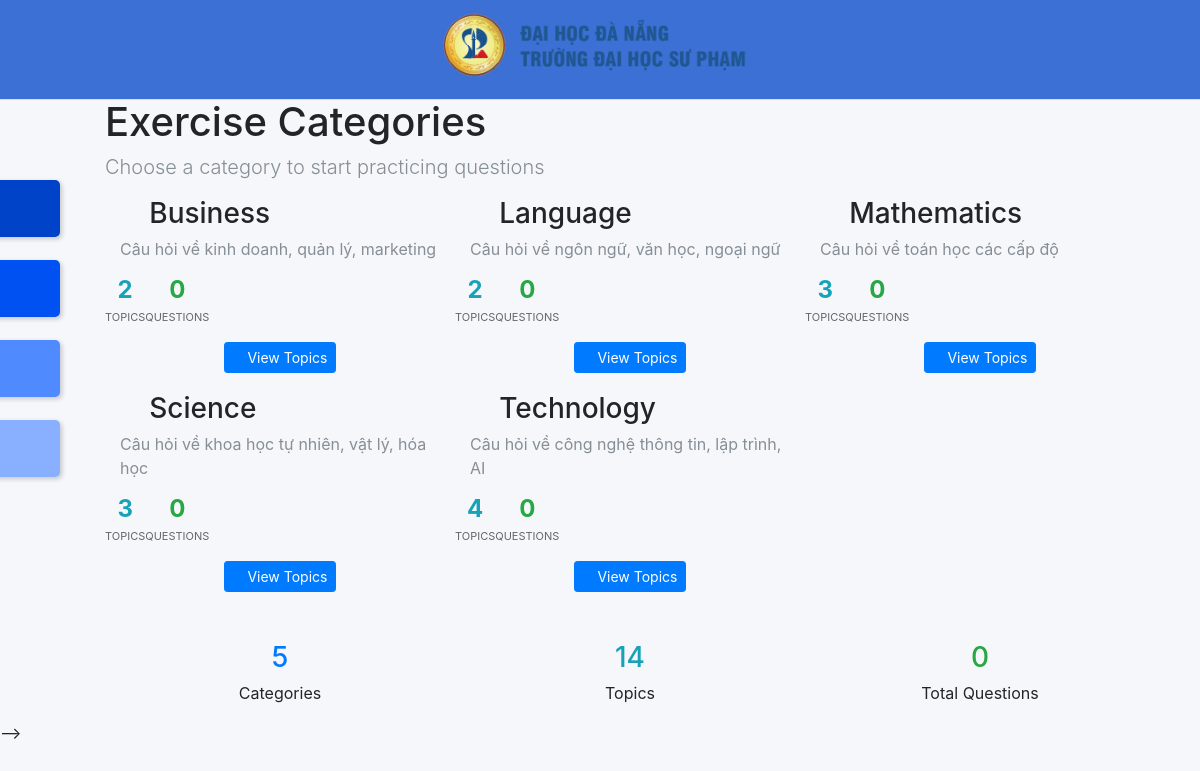
Page /index.php?q=categories (signed in) on the earlier database version.
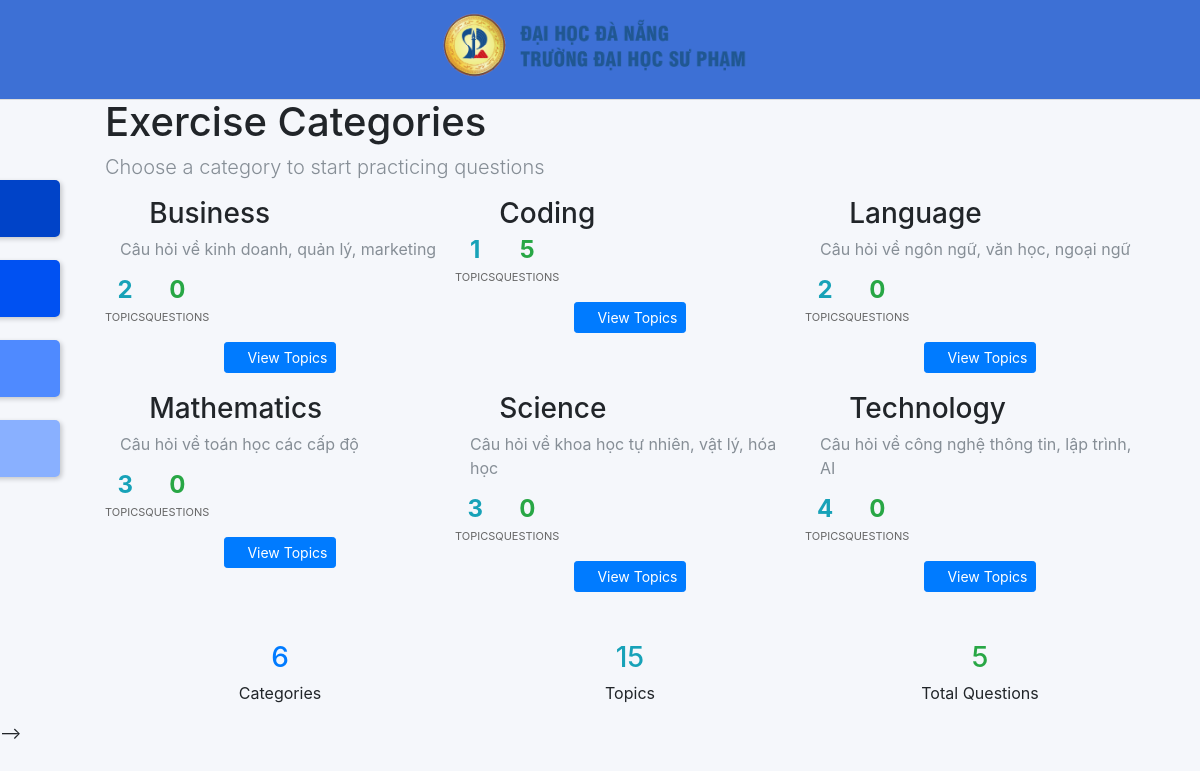
Same page on the later database version.
### tables this page shows
CREATE TABLE `tblcategories` (
  `CategoryID` int(11) NOT NULL,
  `CategoryName` varchar(100) NOT NULL,
  `CategoryDescription` text DEFAULT NULL,
  `CreatedAt` datetime DEFAULT current_timestamp(),
  `IsActive` tinyint(1) DEFAULT 1
);

### index.php (called while the page is built, shortened)
<?php
$view = (isset($_GET['q']) && $_GET['q'] != '') ? $_GET['q'] : '';
switch ($view) {
  case 'categories':
    $title = "Exercise Categories";
   break;
}
require_once("navigation/navigations.php");
?>

### include/database.php (called while the page is built, shortened)
<?php
class Database {
	var $sql_string = '';
	private $conn;
	public function open_connection() {
		$this->conn = mysqli_connect(server,user,pass);
		if(!$this->conn){
			echo "Problem in database connection! Contact administrator!";
			exit();
		}else{
			$db_select = mysqli_select_db($this->conn,database_name);
		}
	}
	function setQuery($sql='') {
		$this->sql_string=$sql;
	}
	function executeQuery() {
		$result = mysqli_query($this->conn,$this->sql_string);
		return $result;
	}
	private function confirm_query($result) {
		return $result;
	}
	function loadResultList( $key='' ) {
		$cur = $this->executeQuery();
		$array = array();
		while ($row = mysqli_fetch_object($cur)) {
			if ($key) {
				$array[$row->$key] = $row;
			} else {
				$array[] = $row;
			}
		}
		return $array;
	}
}
$mydb = new Database();
?>

### categories.php (the view, shortened to what this page needs)
<h1><?php echo isset($title) ? $title : 'Exercise Categories'; ?></h1>
<p class="lead text-muted">Choose a category to start practicing questions</p>
<div class="col-lg-12">
    <div class="row">
        <?php
        $sql = "SELECT c.*, COUNT(DISTINCT t.TopicID) as TopicCount, COUNT(DISTINCT e.ExerciseID) as QuestionCount
                FROM tblcategories c
                LEFT JOIN tbltopics t ON c.CategoryID = t.CategoryID AND t.IsActive = 1
                LEFT JOIN tblexercise e ON t.TopicID = e.TopicID
                WHERE c.IsActive = 1
                GROUP BY c.CategoryID
                ORDER BY c.CategoryName";
        $mydb->setQuery($sql);
        $categories = $mydb->loadResultList();
        foreach ($categories as $category) {
        ?>
        <div class="col-md-4 col-sm-6" style="margin-bottom: 20px;">
            <div class="panel panel-primary">
                <div class="panel-heading">
                    <h3 class="panel-title">
                        <i class="fa fa-folder"></i> <?php echo $category->CategoryName; ?>
                    </h3>
                </div>
                <div class="panel-body">
                    <?php if ($category->CategoryDescription): ?>
                        <p class="text-muted"><?php echo $category->CategoryDescription; ?></p>
                    <?php endif; ?>
                    <div class="row">
                        <div class="col-xs-6">
                            <div class="text-center">
                                <h4 class="text-info"><?php echo $category->TopicCount; ?></h4>
                                <small>Topics</small>
                            </div>
                        </div>
                        <div class="col-xs-6">
                            <div class="text-center">
                                <h4 class="text-success"><?php echo $category->QuestionCount; ?></h4>
                                <small>Questions</small>
                            </div>
                        </div>
                    </div>
                    <div class="text-center" style="margin-top: 15px;">
                        <a href="index.php?q=topics&category=<?php echo $category->CategoryID; ?>"
                           class="btn btn-primary btn-sm">
                            <i class="fa fa-arrow-right"></i> View Topics
                        </a>
                    </div>
                </div>
            </div>
        </div>
        <?php } ?>
    </div>
    <?php if (empty($categories)): ?>
    <div class="alert alert-info text-center">
        <i class="fa fa-info-circle"></i> No exercise categories available at the moment.
    </div>
    <?php else: ?>
    <div class="row" style="margin-top: 30px;">
        <div class="col-md-12">
            <div class="panel panel-info">
                <div class="panel-body text-center">
                    <?php
                    $totalCategories = count($categories);
                    $totalTopics = array_sum(array_column($categories, 'TopicCount'));
                    $totalQuestions = array_sum(array_column($categories, 'QuestionCount'));
                    ?>
                    <div class="row">
                        <div class="col-md-4">
                            <h3 class="text-primary"><?php echo $totalCategories; ?></h3>
                            <p>Categories</p>
                        </div>
                        <div class="col-md-4">
                            <h3 class="text-info"><?php echo $totalTopics; ?></h3>
                            <p>Topics</p>
                        </div>
                        <div class="col-md-4">
                            <h3 class="text-success"><?php echo $totalQuestions; ?></h3>
                            <p>Total Questions</p>
                        </div>
                    </div>
                </div>
            </div>
        </div>
    </div>
    <?php endif; ?>
</div>

Differences in the rows shown:
added tblcategories: CategoryName "Coding", TopicCount "1", QuestionCount "5"
Other differences:
$totalCategories: "5" → "6"
$totalTopics: "14" → "15"
$totalQuestions: "0" → "5"
